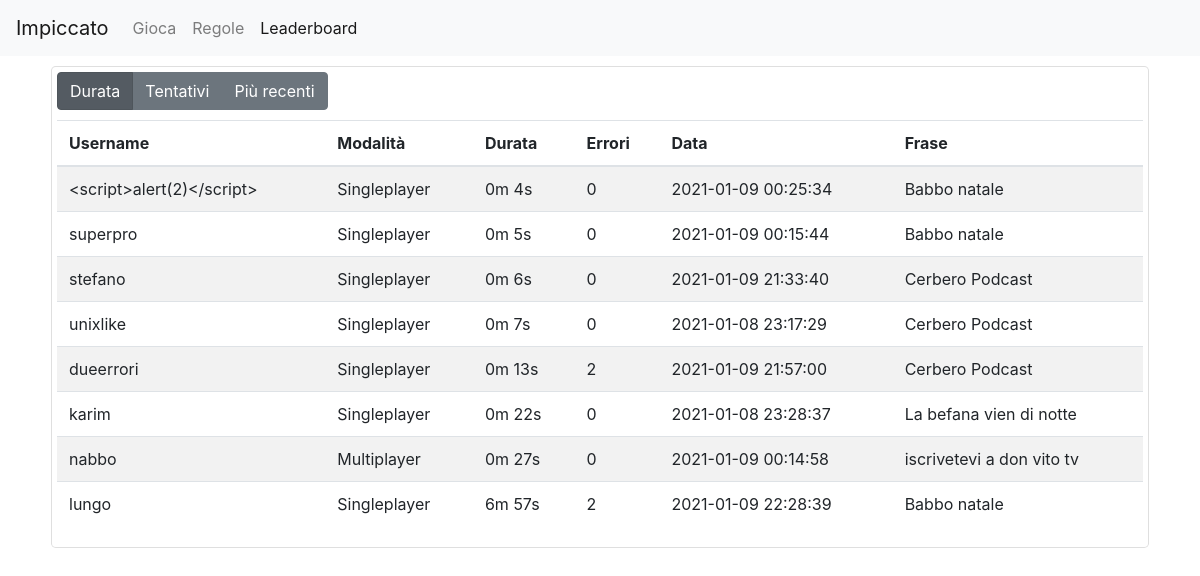
The page /leaderboard.php on the database as committed earlier.
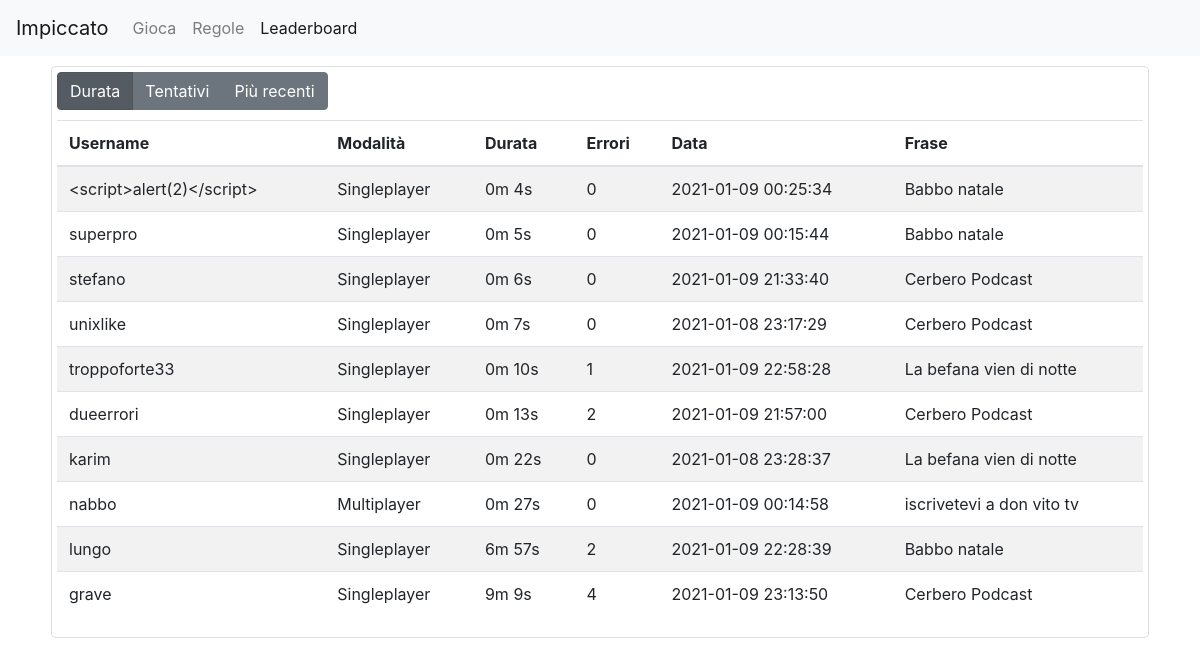
The same page on the database as committed later.
### tables this page shows
CREATE TABLE "results" (
	"id"	INTEGER NOT NULL UNIQUE,
	"username"	TEXT NOT NULL,
	"duration"	REAL NOT NULL,
	"attempts"	INTEGER NOT NULL,
	"phrase"	TEXT NOT NULL,
	"date"	INTEGER NOT NULL,
	"gamemode"	TEXT,
	PRIMARY KEY("id" AUTOINCREMENT)
);

### database.php (called while the page is built, shortened)
<?php
function database_fetch_results($sort) {
    $db = new SQLite3(__DIR__ . "/storage/database.db");
    $validSorts = array("duration", "attempts", "date");
    if ($sort === "date") {
        $order = "DESC";
    } else {
        $order = "ASC";
    }
    $stmt = $db->prepare("SELECT * FROM results ORDER BY $sort $order LIMIT 100;");
    $result = $stmt->execute();
    $data = array();
    $dataIdx = 0;
    while ($res = $result->fetchArray(SQLITE3_ASSOC)) {
        $data[$dataIdx] = $res;
        $dataIdx++;
    }
    return $data;
}

### leaderboard.php (the view, shortened to what this page needs)
<?php
$sort = isset($_GET["sort"]) ? $_GET["sort"] : "duration";
include_once __DIR__ . "/database.php";
$data = database_fetch_results($sort);
?>
<html>
<head>
    <?php include_once __DIR__ . "/partials/head.php" ?>
</head>
<body>
    <?php include_once __DIR__ . "/partials/navbar.php" ?>
    <div class="container rules">
        <div class="card padded-card">
            <div class="row">
                <div class="col">
                    <div class="btn-group btn-group-toggle" data-toggle="Sort">
                        <label id="duration" class="selector btn btn-secondary <?php echo $sort === 'duration' ? 'active' : '' ?>"">Durata</label>
                        <label id="attempts" class="selector btn btn-secondary <?php echo $sort === 'attempts' ? 'active' : '' ?>">Tentativi</label>
                        <label id="date" class="selector btn btn-secondary <?php echo $sort === 'date' ? 'active' : '' ?>"">Più recenti</label>
                    </div>
                </div>
            </div>
            <div class="row">
                <div class="col">
                    <table class="table table-striped">
                        <thead>
                            <tr>
                                <th scope="col">Username</th>
                                <th scope="col">Modalità</th>
                                <th scope="col">Durata</th>
                                <th scope="col">Errori</th>
                                <th scope="col">Data</th>
                                <th scope="col">Frase</th>
                            </tr>
                        </thead>
                        <tbody>
                            <?php foreach ($data as $row) : ?>
                                <?php
                                $durationMinutes = floor($row["duration"] / 60);
                                $durationSeconds = round($row["duration"] - ($durationMinutes * 60));
                                ?>
                                <tr>
                                    <td scope="row"><?php echo htmlspecialchars($row["username"]) ?></td>
                                    <td><?php echo ucwords($row["gamemode"]) ?></td>
                                    <td><?php echo $durationMinutes . "m " . $durationSeconds . "s" ?></td>
                                    <td><?php echo $row["attempts"] ?></td>
                                    <td><?php echo date("Y-m-d H:i:s", $row["date"]) ?></td>
                                    <td><?php echo htmlspecialchars($row["phrase"]) ?></td>
                                </tr>
                            <?php endforeach ?>
                        </tbody>
                    </table>
                </div>
            </div>
        </div>
    </div>
</body>
</html>

### partials/head.php (shortened to what this page needs)
<link rel="stylesheet" href="bootstrap/css/bootstrap.min.css">
<link href="css/style.css" rel="stylesheet">

### partials/navbar.php (shortened to what this page needs)
<?php $currentFile = basename($_SERVER['PHP_SELF']) ?>
<nav class="navbar navbar-expand-lg navbar-light bg-light">
    <a class="navbar-brand" href="index.php">Impiccato</a>
    <div class="collapse navbar-collapse" id="navbarExtra">
        <ul class="navbar-nav mr-auto">
            <li class="nav-item <?php echo $currentFile === 'index.php' ? 'active' : '' ?>">
                <a class="nav-link" href="index.php">Gioca</a>
            </li>
            <li class="nav-item <?php echo $currentFile === 'rules.php' ? 'active' : '' ?>">
                <a class="nav-link" href="rules.php">Regole</a>
            </li>
            <li class="nav-item <?php echo $currentFile === 'leaderboard.php' ? 'active' : '' ?>">
                <a class="nav-link" href="leaderboard.php">Leaderboard</a>
            </li>
        </ul>
    </div>
</nav>

### css/style.css (style rules this page uses)
.padded-card { border: 1.25px solid rgba(0, 0, 0, 0.125) !important; border-radius: .3rem !important; margin: 6px; padding: 5px; }
.container { margin-top: 10px; margin-bottom: 10px; }
table { margin-top: 10px; }

Rows that differ between the two databases and show on the page:
added results: username "troppoforte33", gamemode "Singleplayer", duration "0", duration "10", attempts "1", date "2021-01-09 22:58:28", phrase "La befana vien di notte"
added results: username "grave", gamemode "Singleplayer", duration "9", attempts "4", date "2021-01-09 23:13:50", phrase "Cerbero Podcast"
